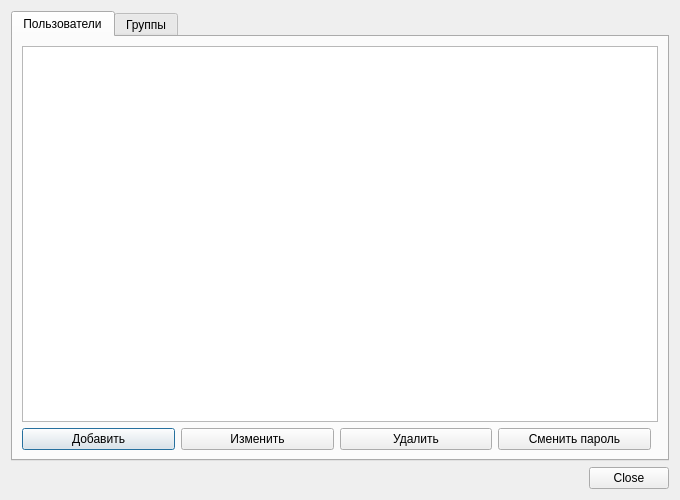
<?xml version="1.0" encoding="UTF-8"?>
<ui version="4.0">
 <class>AdminDialog</class>
 <widget class="QDialog" name="AdminDialog">
  <property name="geometry">
   <rect>
    <x>0</x>
    <y>0</y>
    <width>680</width>
    <height>500</height>
   </rect>
  </property>
  <property name="windowTitle">
   <string>Администрирование</string>
  </property>
  <layout class="QVBoxLayout" name="verticalLayoutMain">
   <item>
    <widget class="QTabWidget" name="tabWidgetAdmin">
     <!-- ===== USERS TAB ===== -->
     <widget class="QWidget" name="tabUsers">
      <attribute name="title">
       <string>Пользователи</string>
      </attribute>
      <layout class="QVBoxLayout" name="verticalLayoutUsers">
       <item>
        <widget class="QTableWidget" name="tableWidgetUsers">
         <property name="alternatingRowColors">
          <bool>true</bool>
         </property>
         <property name="selectionBehavior">
          <enum>QAbstractItemView::SelectRows</enum>
         </property>
        </widget>
       </item>
       <item>
        <layout class="QHBoxLayout" name="layoutUserButtons">
         <item>
          <widget class="QPushButton" name="pushButtonAddUser">
           <property name="text">
            <string>Добавить</string>
           </property>
          </widget>
         </item>
         <item>
          <widget class="QPushButton" name="pushButtonEditUser">
           <property name="text">
            <string>Изменить</string>
           </property>
          </widget>
         </item>
         <item>
          <widget class="QPushButton" name="pushButtonDeleteUser">
           <property name="text">
            <string>Удалить</string>
           </property>
          </widget>
         </item>
         <item>
          <widget class="QPushButton" name="pushButtonChangePass">
           <property name="text">
            <string>Сменить пароль</string>
           </property>
          </widget>
         </item>
         <item>
          <spacer>
           <property name="orientation">
            <enum>Qt::Horizontal</enum>
           </property>
          </spacer>
         </item>
        </layout>
       </item>
      </layout>
     </widget>
     <!-- ===== GROUPS TAB ===== -->
     <widget class="QWidget" name="tabGroups">
      <attribute name="title">
       <string>Группы</string>
      </attribute>
      <layout class="QVBoxLayout" name="verticalLayoutGroups">
       <item>
        <widget class="QTableWidget" name="tableWidgetGroups">
         <property name="alternatingRowColors">
          <bool>true</bool>
         </property>
         <property name="selectionBehavior">
          <enum>QAbstractItemView::SelectRows</enum>
         </property>
        </widget>
       </item>
       <item>
        <layout class="QHBoxLayout" name="layoutGroupButtons">
         <item>
          <widget class="QPushButton" name="pushButtonAddGroup">
           <property name="text">
            <string>Добавить</string>
           </property>
          </widget>
         </item>
         <item>
          <widget class="QPushButton" name="pushButtonEditGroup">
           <property name="text">
            <string>Изменить</string>
           </property>
          </widget>
         </item>
         <item>
          <widget class="QPushButton" name="pushButtonDeleteGroup">
           <property name="text">
            <string>Удалить</string>
           </property>
          </widget>
         </item>
         <item>
          <spacer>
           <property name="orientation">
            <enum>Qt::Horizontal</enum>
           </property>
          </spacer>
         </item>
        </layout>
       </item>
      </layout>
     </widget>
    </widget>
   </item>
   <item>
    <widget class="QDialogButtonBox" name="buttonBox">
     <property name="orientation">
      <enum>Qt::Horizontal</enum>
     </property>
     <property name="standardButtons">
      <set>QDialogButtonBox::Close</set>
     </property>
    </widget>
   </item>
  </layout>
 </widget>
 <resources/>
 <connections>
  <connection>
   <sender>buttonBox</sender>
   <signal>rejected()</signal>
   <receiver>AdminDialog</receiver>
   <slot>reject()</slot>
   <hints>
    <hint type="sourcelabel"><x>340</x><y>480</y></hint>
    <hint type="destinationlabel"><x>340</x><y>250</y></hint>
   </hints>
  </connection>
 </connections>
</ui>
